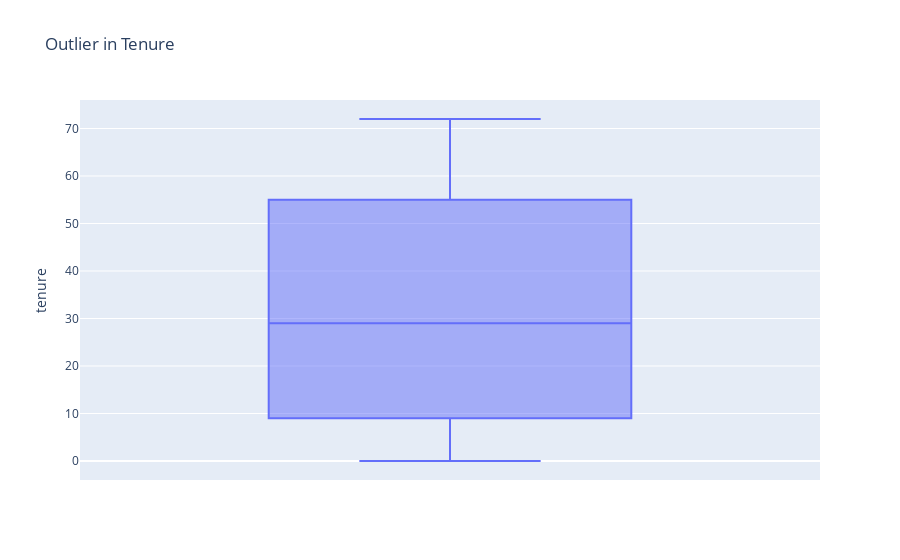

The notebook cell saved with this chart:
### Markdown cell above
# OUTLIERS

### Code cell
# Analyze only the numerical columns since outlier is only possible in a numerical variable, 
# except the SeniorCitizen with binary possible value.

# num_df = telco.select_dtypes(include="number").drop("SeniorCitizen", axis=1)

# Tenure
px.box(telco, y="tenure", title="Outlier in Tenure", labels={"x": "Feature", "y": ""})

### Figure 1 — Plotly figure (JSON) as saved in the notebook; plotly's stock layout.template omitted (floating-point values rounded to 4 significant figures; data arrays with more than 128 entries replaced by an {"elided": "..."} marker saying what was removed)
{"data": [{"alignmentgroup": "True", "hovertemplate": "tenure=%{y}<extra></extra>", "legendgroup": "", "marker": {"color": "#636efa"}, "name": "", "notched": false, "offsetgroup": "", "orientation": "v", "showlegend": false, "type": "box", "x0": " ", "xaxis": "x", "y": {"elided": "7043 int values"}, "y0": " ", "yaxis": "y"}], "layout": {"boxmode": "group", "legend": {"tracegroupgap": 0}, "title": {"text": "Outlier in Tenure"}, "xaxis": {"anchor": "y", "domain": [0, 1]}, "yaxis": {"anchor": "x", "domain": [0, 1], "title": {"text": "tenure"}}}}
